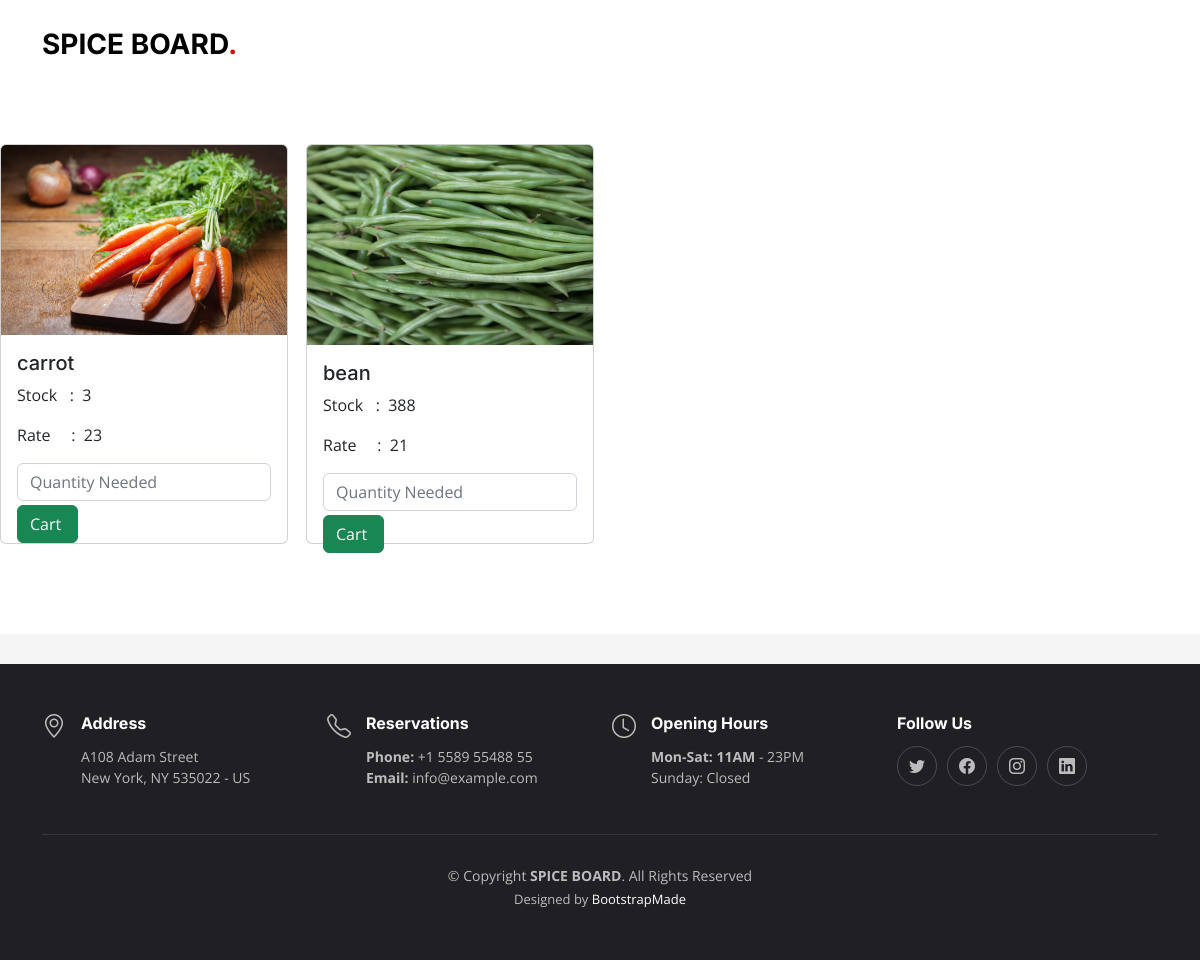
Screenshot of /user_view_product/ (signed in) with the database file from the repository.
### app/models.py (models this page shows)
class Product_table(models.Model):
    pid = models.AutoField(primary_key=True)
    p_date=models.CharField(max_length=100)
    p_name=models.CharField(max_length=100)
    p_img=models.ImageField(max_length=100)
    p_cat=models.CharField(max_length=100)
    p_stock=models.CharField(max_length=100)
    p_rate=models.CharField(max_length=100)
    fid=models.ForeignKey(Farmertable,on_delete=models.CASCADE,blank=True,null=True)
    pro1=models.CharField(max_length=100,default="" )
    pro2=models.CharField(max_length=100,default="" )

### app/views.py (the view, shortened to what this page needs)
# urls.py: path('user_view_product/', views.user_view_product),
def user_view_product(request):
    msg = request.GET.get("msg")
    uid=request.session['uid']
    abc=Product_table.objects.all()
    current_date = datetime.date.today()
    current_time = timezone.now()
    current_time = timezone.now()
    timezone_India = pytz.timezone('Asia/Kolkata')
    India_time = current_time.astimezone(timezone_India)
    return render(request, 'user/user_view_product.html',{"abc":abc,"msg":msg})

### templates/user/user_view_product.html (shortened to what this page needs)
{% extends 'user/user_home.html' %}
	{% load static %}
	{% block content %}
    <br><br><br><br><br><br>
    <div class="row">
        {% for i in abc%}
        <div class="col-3">
                    <div class="card" style="width: 18rem;height:25rem;">
                        <img src="/static/assets/image/{{i.p_img}}" class="card-img-top" style="height: 200px;" alt="...">
                        <div class="card-body">
                          <h5 class="card-title">{{i.p_name}}</h5>
                          <p class="card-text">Stock &nbsp : &nbsp{{i.p_stock}}</p>
                          <p class="card-text">Rate &nbsp &nbsp  : &nbsp{{i.p_rate}}</p>
                          <form method="post">
            <input type="number"name="a2" class="form-control" placeholder="Quantity Needed">
            <input type="submit" value="Cart " class="btn btn-success mt-1">
                          </form>
                        </div>
                      </div>
                </div>
        {% endfor %}
    </div>
	{% endblock %}

### static/assets/css/main.css (style rules this page uses)
:root { --font-default: "Open Sans", system-ui, -apple-system, "Segoe UI", Roboto, "Helvetica Neue", Arial, "Noto Sans", "Liberation Sans", sans-serif, "Apple Color Emoji", "Segoe UI Emoji", "Segoe UI Symbol", "Noto Color Emoji"; --font-primary: "Amatic SC", sans-serif; --font-secondary: "Inter", sans-serif; }
:root { --color-default: #212529; --color-primary: #ce1212; --color-secondary: #37373f; }
:root { scroll-behavior: smooth; }
body { font-family: var(--font-default); color: var(--color-default); }
h1, h2, h3, h4, h5, h6 { font-family: var(--font-secondary); }

### rows the page displays
Product_table: p_img (picture), p_name "carrot", p_stock "3", p_rate "23"
Product_table: p_img (picture), p_name "bean", p_stock "388", p_rate "21"
